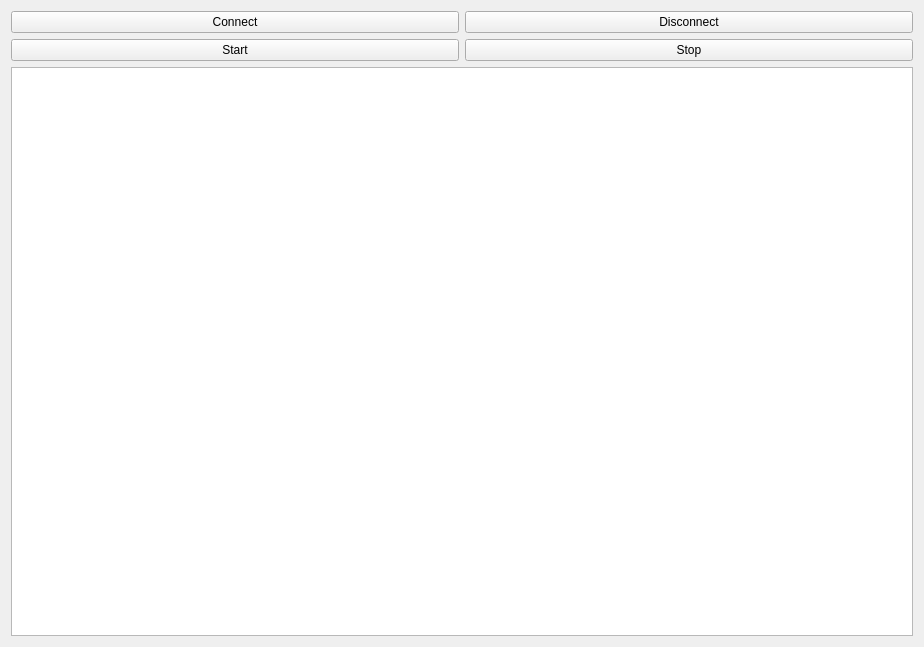
<?xml version="1.0" encoding="UTF-8"?>
<ui version="4.0">
 <class>CR35NDTPlusClass</class>
 <widget class="QMainWindow" name="CR35NDTPlusClass">
  <property name="geometry">
   <rect>
    <x>0</x>
    <y>0</y>
    <width>924</width>
    <height>647</height>
   </rect>
  </property>
  <property name="windowTitle">
   <string>CR35NDTPlusClass</string>
  </property>
  <widget class="QWidget" name="centralWidget">
   <layout class="QGridLayout" name="gridLayout">
    <item row="1" column="1">
     <widget class="QPushButton" name="pushButtonStop">
      <property name="text">
       <string>Stop</string>
      </property>
     </widget>
    </item>
    <item row="1" column="0">
     <widget class="QPushButton" name="pushButtonStart">
      <property name="text">
       <string>Start</string>
      </property>
     </widget>
    </item>
    <item row="0" column="1">
     <widget class="QPushButton" name="pushButtonDisconnect">
      <property name="text">
       <string>Disconnect</string>
      </property>
     </widget>
    </item>
    <item row="0" column="0">
     <widget class="QPushButton" name="pushButtonConnect">
      <property name="text">
       <string>Connect</string>
      </property>
     </widget>
    </item>
    <item row="2" column="0" colspan="2">
     <widget class="QPlainTextEdit" name="plainTextEditLog"/>
    </item>
   </layout>
  </widget>
 </widget>
 <layoutdefault spacing="6" margin="11"/>
 <resources/>
 <connections/>
</ui>
